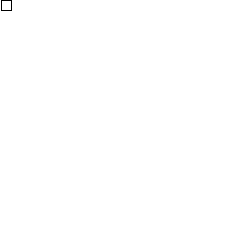
Frame 1 (no input)
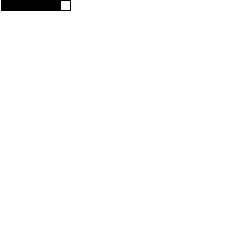
Frame 60 (the mouse pressed at the canvas centre just before this capture)
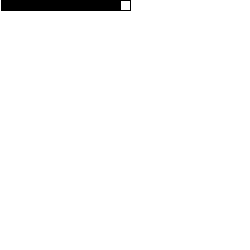
Frame 120 (the mouse held since frame 60 and released just before this capture)

The Processing sketch that drew these frames (run headless with seeded random() and noise(); from frame 60 on, the mouse is pressed at the canvas centre):

// Processing sketch: sketch_150202a
// ── sketch_150202a.pde
int x = 0;
int y = 0;
float v = 1;

void setup()
{
  size(250,250);
  background(255);
}

void draw(){
  x += v;
  //if(x>250)
  
    //x -= v;
    //y +=10;
  
  rect(x,y,10,10);
}
